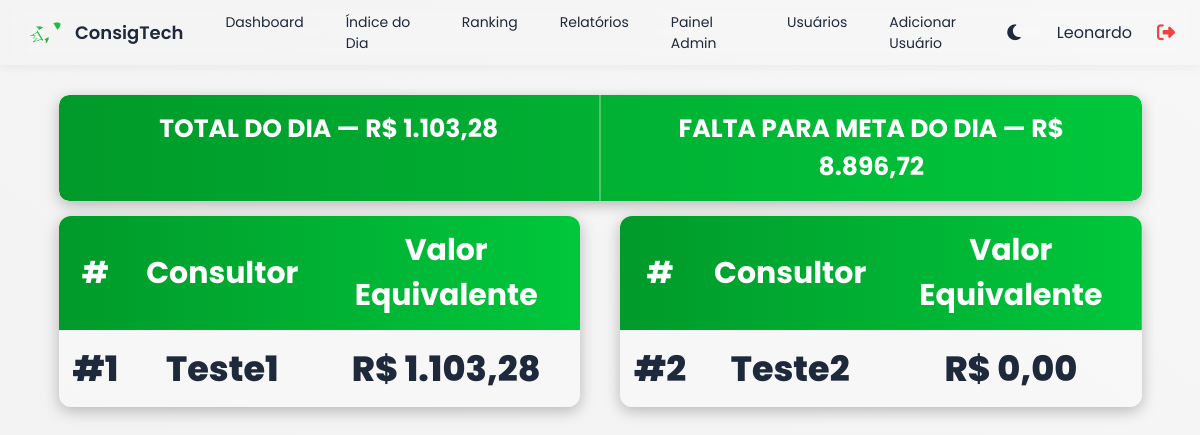
The page /indice_dia (signed in) on the database its author committed.
### tables this page shows
CREATE TABLE meta_dia (
            id INTEGER PRIMARY KEY AUTOINCREMENT,
            valor REAL
        );

CREATE TABLE users (
            id INTEGER PRIMARY KEY AUTOINCREMENT,
            nome TEXT UNIQUE NOT NULL,
            senha TEXT NOT NULL,
            role TEXT DEFAULT 'user'
        );

### app.py (the view, shortened to what this page needs)
@app.route("/indice_dia")
def indice_dia():
    if "user" not in session:
        return redirect(url_for("login"))
    conn = get_conn()
    cur = conn.cursor()
    cur.execute("""
        CREATE TABLE IF NOT EXISTS metas_individuais (
            id INTEGER PRIMARY KEY AUTOINCREMENT,
            consultor TEXT UNIQUE,
            meta REAL
        )
    """ if isinstance(conn, sqlite3.Connection) else """
        CREATE TABLE IF NOT EXISTS metas_individuais (
            id SERIAL PRIMARY KEY,
            consultor TEXT UNIQUE,
            meta NUMERIC(12,2)
        )
    """)
    cur.execute("SELECT consultor, meta FROM metas_individuais;")
    metas_dict = {row[0]: row[1] for row in cur.fetchall()}
    cur.execute("SELECT nome FROM users WHERE role != 'admin' ORDER BY nome;")
    todos_usuarios = [r[0] for r in cur.fetchall()]
    tz = pytz.timezone("America/Sao_Paulo")
    hoje = datetime.now(tz).strftime("%Y-%m-%d")
    if isinstance(conn, sqlite3.Connection):
        cur.execute("""
            SELECT consultor,
                   COALESCE(SUM(valor_equivalente), 0) AS total_eq,
                   COALESCE(SUM(valor_original), 0) AS total_or
            FROM propostas
            WHERE DATE(data, 'localtime') = ?
            GROUP BY consultor;
        """, (hoje,))
    resultados = {r[0]: (r[1], r[2]) for r in cur.fetchall()}
    cur.execute("""
        SELECT consultor,
               COALESCE(SUM(valor_equivalente), 0) AS eq_total
        FROM propostas
        GROUP BY consultor;
    """)
    totais = {r[0]: r[1] for r in cur.fetchall()}
    cur.execute("""
        CREATE TABLE IF NOT EXISTS meta_dia (
            id INTEGER PRIMARY KEY AUTOINCREMENT,
            valor REAL
        )
    """ if isinstance(conn, sqlite3.Connection) else """
        CREATE TABLE IF NOT EXISTS meta_dia (
            id SERIAL PRIMARY KEY,
            valor NUMERIC(12,2)
        )
    """)
    cur.execute("SELECT valor FROM meta_dia ORDER BY id DESC LIMIT 1;")
    meta_dia_row = cur.fetchone()
    meta_dia = meta_dia_row[0] if meta_dia_row else 0
    conn.close()
    ranking = []
    for nome in todos_usuarios:
        eq_dia, or_dia = resultados.get(nome, (0, 0))
        meta = metas_dict.get(nome, 0)
        eq_total = totais.get(nome, 0)
        falta = max(meta - eq_total, 0)
        ranking.append([nome, eq_dia, or_dia, meta, falta])
    ranking.sort(key=lambda x: x[1], reverse=True)
    total_eq = sum(r[1] for r in ranking)
    total_or = sum(r[2] for r in ranking)
    falta_meta_dia = max(meta_dia - total_eq, 0)
    return render_template(
        "indice_dia.html",
        ranking=ranking,
        total_eq=total_eq,
        total_or=total_or,
        meta_dia=meta_dia,
        falta_meta_dia=falta_meta_dia,
        data_atual=hoje
    )

### app.py (called while the page is built)
@app.template_filter('brl')
def format_brl(value):
    try:
        valor = float(value or 0)
        return f"R$ {valor:,.2f}".replace(",", "X").replace(".", ",").replace("X", ".")
    except Exception:
        return "R$ 0,00"

def get_conn():
    if DATABASE_URL and psycopg2:
        return psycopg2.connect(DATABASE_URL, sslmode="require")
    else:
        return sqlite3.connect(LOCAL_DB, check_same_thread=False)

### templates/indice_dia.html (shortened to what this page needs)
{% extends "base.html" %}
{% block content %}
<div class="painel-tv">
    <div class="tabela-top-container">
        <div class="tabela-top">
            <div class="bloco-total">
                TOTAL DO DIA — {{ total_eq | brl }}
            </div>
            <div class="bloco-falta">
                FALTA PARA META DO DIA —
                {{ (meta_dia - total_eq) | brl if meta_dia > total_eq else "Meta atingida!" }}
            </div>
        </div>
    </div>
    <div class="tabelas-container">
        <table class="tabela-tv">
            <thead>
                <tr>
                    <th>#</th>
                    <th>Consultor</th>
                    <th>Valor Equivalente</th>
                </tr>
            </thead>
            <tbody>
                {% for i in range(0, (ranking|length // 2) + (ranking|length % 2)) %}
                {% set r = ranking[i] %}
                <tr>
                    <td>#{{ i + 1 }}</td>
                    <td>{{ r[0] }}</td>
                    <td class="valor">R$ {{ "{:,.2f}".format(r[1] or 0) }}</td>
                </tr>
                {% endfor %}
            </tbody>
        </table>
        <table class="tabela-tv">
            <thead>
                <tr>
                    <th>#</th>
                    <th>Consultor</th>
                    <th>Valor Equivalente</th>
                </tr>
            </thead>
            <tbody>
                {% for i in range((ranking|length // 2) + (ranking|length % 2), ranking|length) %}
                {% set r = ranking[i] %}
                <tr>
                    <td>#{{ i + 1 }}</td>
                    <td>{{ r[0] }}</td>
                    <td class="valor">R$ {{ "{:,.2f}".format(r[1] or 0) }}</td>
                </tr>
                {% endfor %}
            </tbody>
        </table>
    </div>
</div>
{% endblock %}

### templates/base.html (style rules this page uses)
:root { --gradiente-inicio: #e4e4e4; --gradiente-fim: #e0e0e0; --gradiente-inicio: #f1f1f1; --gradiente-fim: #f7f7f7; --cor-texto: #1e293b; --bg-container: rgba(255, 255, 255, 0.85); --bg-card: #ffffff; }
body { font-family: 'Poppins', sans-serif; background: linear-gradient(40deg, var(--gradiente-inicio), var(--gradiente-fim)); margin: 0; color: var(--cor-texto); transition: 0.4s ease; }

### templates/indice_dia.html (style rules this page uses)
.painel-tv { width: 95%; margin: auto; background: rgba(255, 255, 255, 0.08); border-radius: 15px; box-shadow: 0 8px 35px rgba(0, 0, 0, 0.25); padding: 30px; }
.tabelas-container { display: flex; justify-content: center; align-items: flex-start; gap: 50px; flex-wrap: wrap; margin-top: 15px; }
.tabela-tv { flex: 1; min-width: 500px; max-width: 650px; }
table.tabela-tv { border-collapse: collapse; width: 100%; background: rgba(255, 255, 255, 0.12); border-radius: 12px; overflow: hidden; box-shadow: 0 4px 15px rgba(0, 0, 0, 0.25); }
.tabela-tv thead { background: linear-gradient(90deg, #009a2a, #00c73c); color: white; font-weight: bold; }
.tabela-tv th { padding: 12px 14px; text-align: center; font-size: 30px; font-weight: 700; }
.tabela-tv td { padding: 12px 14px; text-align: center; color: var(--cor-texto); font-size: 35px; font-weight: 800; }
.tabela-tv tbody tr:nth-child(odd) { background: rgba(255, 255, 255, 0.15); }
.tabela-tv td.valor { color: var(--cor-texto); font-weight: 800; }
.painel-tv { width: 95%; margin: 0 auto; background: none; border: none; box-shadow: none; padding: 0; }
.tabela-top-container { display: flex; justify-content: center; align-items: center; margin-bottom: 15px; box-shadow: 0 4px 14px rgba(0, 0, 0, 0.25); border-radius: 10px; overflow: hidden; }
.tabela-top { width: 100%; background: linear-gradient(90deg, #009a2a, #00c73c); color: #fff; font-weight: 700; font-size: 25px; text-transform: uppercase; display: flex; border-radius: 10px; }
.bloco-total, .bloco-falta { flex: 1; padding: 15px 40px; text-align: center; }
.bloco-total { border-right: 2px solid rgba(255, 255, 255, 0.3); }
.tabelas-container { display: flex; justify-content: center; align-items: flex-start; gap: 40px; flex-wrap: wrap; margin-top: 10px; }
table.tabela-tv { width: 100%; max-width: 650px; border-collapse: collapse; border-radius: 12px; overflow: hidden; background: rgba(255, 255, 255, 0.12); box-shadow: 0 4px 15px rgba(0, 0, 0, 0.25); }
.tabela-tv thead { background: linear-gradient(90deg, #009a2a, #00c73c); color: white; font-weight: bold; font-size: 18px; }
.tabela-tv th, .tabela-tv td { padding: 12px 14px; text-align: center; }
.tabela-tv td.valor { font-weight: 800; }

### rows shown on the page
meta_dia: valor "R$ 8.896,72"
users: nome "Teste1"
users: nome "Teste2"

### other values the page prints
{{ session.get('user') }} "Leonardo"
{{ total_eq | brl }} "R$ 1.103,28"
{{ i + 1 }} "1"
{{ i + 1 }} "2"
